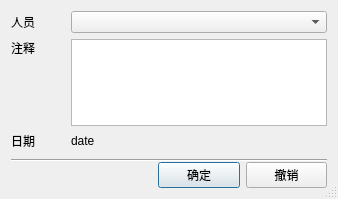
<?xml version="1.0" encoding="UTF-8"?>
<ui version="4.0">
 <class>RemarkDlg</class>
 <widget class="QDialog" name="RemarkDlg">
  <property name="geometry">
   <rect>
    <x>0</x>
    <y>0</y>
    <width>338</width>
    <height>199</height>
   </rect>
  </property>
  <property name="windowTitle">
   <string>Dialog</string>
  </property>
  <property name="sizeGripEnabled">
   <bool>true</bool>
  </property>
  <layout class="QGridLayout" name="gridLayout">
   <item row="0" column="0">
    <widget class="QLabel" name="label">
     <property name="text">
      <string>人员</string>
     </property>
    </widget>
   </item>
   <item row="0" column="1" colspan="3">
    <widget class="QComboBox" name="user_comboBox"/>
   </item>
   <item row="1" column="0">
    <widget class="QLabel" name="label_2">
     <property name="text">
      <string>注释</string>
     </property>
    </widget>
   </item>
   <item row="1" column="1" rowspan="2" colspan="3">
    <widget class="QPlainTextEdit" name="remark_plainTextEdit"/>
   </item>
   <item row="2" column="0">
    <spacer name="verticalSpacer">
     <property name="orientation">
      <enum>Qt::Vertical</enum>
     </property>
     <property name="sizeHint" stdset="0">
      <size>
       <width>20</width>
       <height>192</height>
      </size>
     </property>
    </spacer>
   </item>
   <item row="3" column="0">
    <widget class="QLabel" name="label_3">
     <property name="text">
      <string>日期</string>
     </property>
    </widget>
   </item>
   <item row="3" column="1">
    <widget class="QLabel" name="date_Label">
     <property name="text">
      <string>date</string>
     </property>
    </widget>
   </item>
   <item row="4" column="0" rowspan="2" colspan="4">
    <widget class="Line" name="line">
     <property name="orientation">
      <enum>Qt::Horizontal</enum>
     </property>
    </widget>
   </item>
   <item row="6" column="0" colspan="2">
    <spacer name="horizontalSpacer">
     <property name="orientation">
      <enum>Qt::Horizontal</enum>
     </property>
     <property name="sizeHint" stdset="0">
      <size>
       <width>141</width>
       <height>23</height>
      </size>
     </property>
    </spacer>
   </item>
   <item row="5" column="2" rowspan="2">
    <widget class="QPushButton" name="oky_btn">
     <property name="text">
      <string>确定</string>
     </property>
    </widget>
   </item>
   <item row="5" column="3" rowspan="2">
    <widget class="QPushButton" name="cancel_btn">
     <property name="text">
      <string>撤销</string>
     </property>
    </widget>
   </item>
  </layout>
 </widget>
 <resources/>
 <connections/>
</ui>
